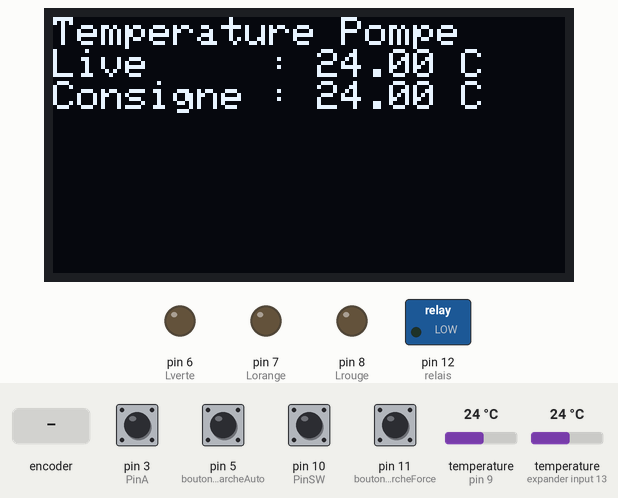
Recording of a sketch running on a simulated Arduino Nano, built with avr-gcc and run on an emulated ATmega328P. Parts: 128×64 one-colour display, switched loads named in the sketch (green lamp = pin HIGH), output pins drawn as LEDs (lit = HIGH). Inputs (shaded band) come from the test bench; at power-on: pin 3 (PinA), pin 5 (boutonMarcheAuto), pin 10 (PinSW), pin 11 (boutonMarcheForce) HIGH, temperature (sensors on pin 9, expander input 13) 24 °C. What the sketch prints to the serial monitor is not drawn.

Above: at 2.0 s.
2.1 s: temperature (sensor on pin 9) set to 25.3 °C
At 9.3 s:
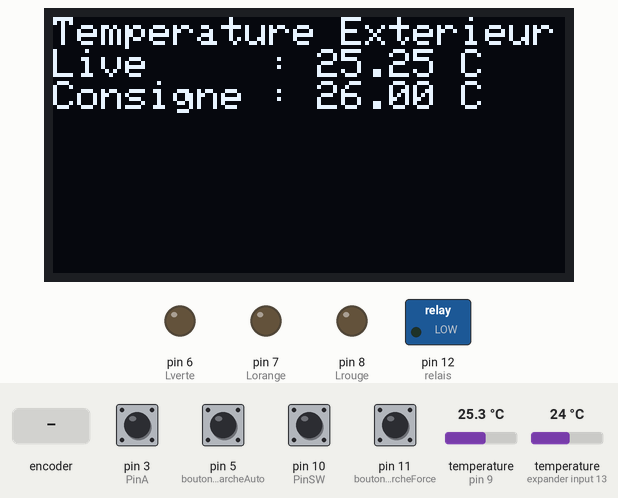
9.6 s: temperature (sensor on pin 9) set to 26.5 °C
At 12.7 s:
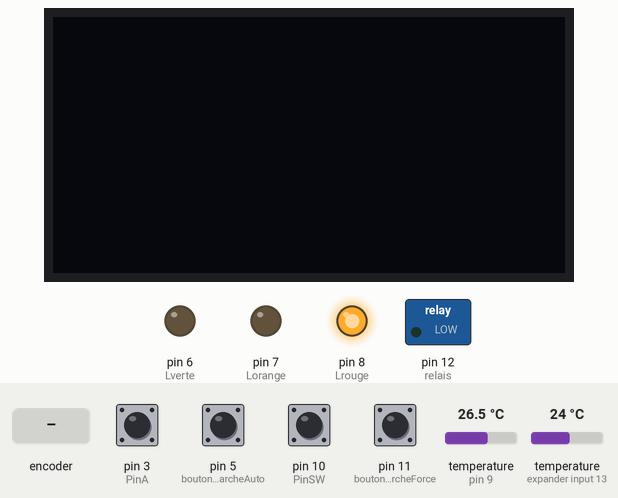
13.1 s: rotary encoder on pin 3 (PinA) / pin 4 (PinB) turned 1 step (first pin leading)
At 13.6 s:
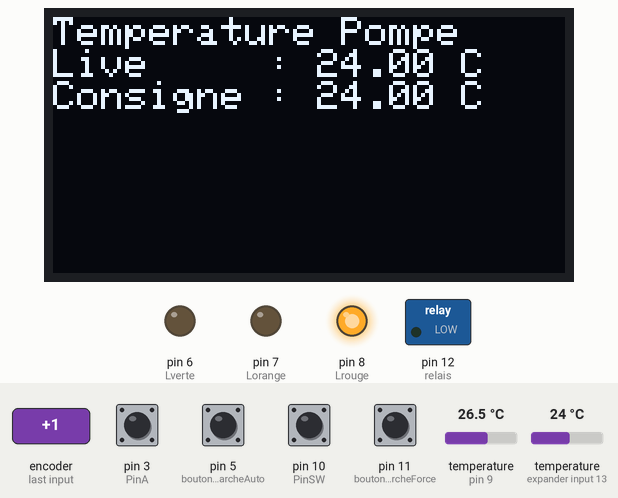
24.4 s: rotary encoder on pin 3 (PinA) / pin 4 (PinB) turned 3 steps (first pin leading)
At 26.1 s:
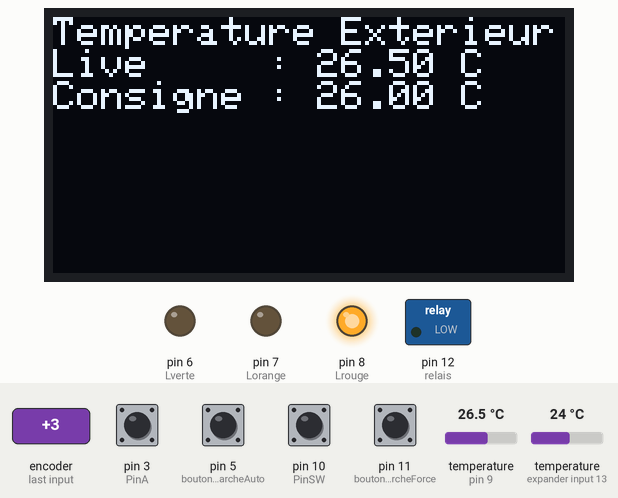
36.1 s: pin 5 (boutonMarcheAuto) pulled LOW for 0.15 s
At 37.4 s:
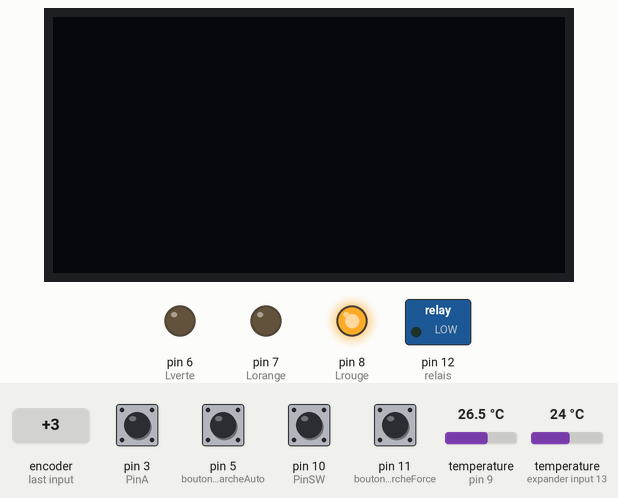
37.7 s: temperature (sensor on expander input 13) set to 24.7 °C
At 41.8 s:
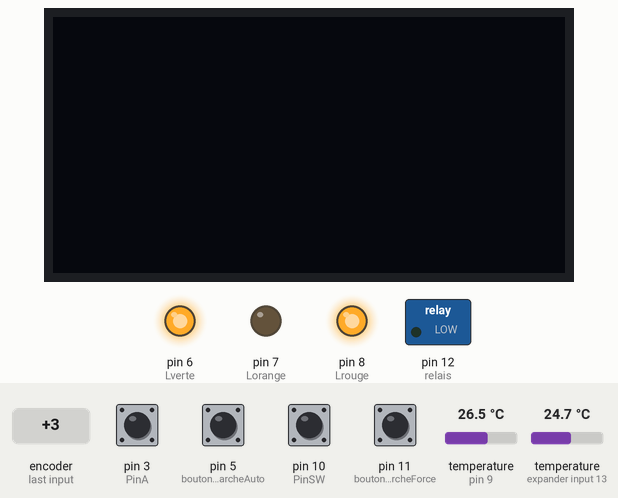
Timing chart, 0 to 43.2 s (numbered marks = the images above; inputs shaded):
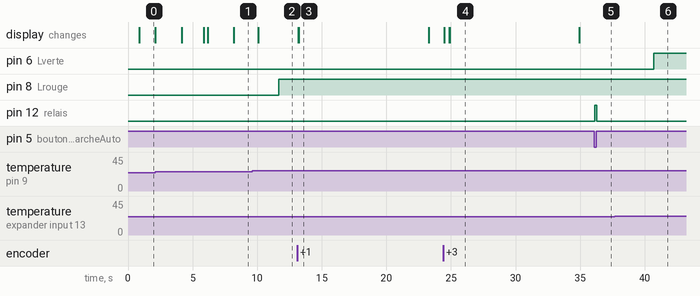

The sketch:

PrisePompeChaleur.ino
```cpp
/***********************************************************************************************

  Pilotage d'une prise pour pompe chauffe haut piscine de type ROOS Solor Control PROFI
       Remplacement de l'electronique par un Arduino Nano

Version : 0.1
Date : 20190601

************************************************************************************************
*/
/*LIBRAIRIE OneWire
https://github.com/PaulStoffregen/OneWire.git

LIBRAIRIE DallasTemperature
https://github.com/milesburton/Arduino-Temperature-Control-Library

Librairie Adafruit
#include <Adafruit_GFX.h>
#include <Adafruit_SSD1306.h>


CONNEXIONS 1wire
fil rouge    +5V
fil noir     GND
fil jaune    données OneWire
Résistance pull-up de 4.7 kΩ entre le signal (fil jaune) et +5V (fil rouge)
Sonde Temperature en mode parasite pour garder le cable 2fils d'origine de la prise

Connexion Ecran OLED I2C
SCL ==> A4
SDA ==> A5


Interrupteur On - Off - On
 1 broche sur D11
 1 broche sur D05
 1 masse


MICROCONTRÔLEUR
Clone Arduino Nano

REMARQUES
- Le protocole OneWire est lent, il faut environ 780 ms pour une lecture.
- Le capteur DS18B20 n’est pas très réactif, il faut environ 5 min
  pour qu’il se stabilise.

*/

float Version = 0.1;

//1wire
#include <OneWire.h>
#include <DallasTemperature.h>
//OLED
#include <SPI.h>
#include <Wire.h>
#include <Adafruit_GFX.h>
#include <Adafruit_SSD1306.h>

// Le fil des données est connectés à la broche 2 (D2)
#define ONE_WIRE_BUS 9

// Initialisation d’une instance pour communiquer avec le protocole OneWire
OneWire oneWire( ONE_WIRE_BUS );

// Initialise DallasTemperature avec la référence à OneWire.
DallasTemperature sensors( &oneWire );

//Initialisation relais signal sur le pin 12
int relais  = 12;

//Initialisation LEDs
const int Lrouge = 8;  // D8 Indication Temperature Exterieur (Te) consigne atteint ou pas
const int Lorange = 7; // D7 indication si process en mode forcé activé ou pas (par interrupteur ou logiciel)
const int Lverte = 6;  // D6 Indication Temperature Pompe (Tp) consigne atteint ou pas

//Initialisation Bouton On/Off/On
const int boutonMarcheForce = 11;
const int boutonMarcheAuto = 5;


//Initialisation OLED
#define OLED_RESET 4
Adafruit_SSD1306 display(OLED_RESET);

//Init Selecteur
//Encoder rotatif Pin definition Attention D3 est necessaire pour l'intteruption
const int PinA = 3;  // Used for generating interrupts using CLK signal
const int PinB = 4;  //Used for reading DT signal
const int PinSW = 10;  // Used for the push button switch

// Updated by the ISR (Interrupt Service Routine)
volatile int virtualPosition = 1000;
volatile int lastPosition = 1000;


//Initialisation des temps de consigne
float Tec = 26; //Temperature externe minimum pour chauffer la piscine
float Tecm = 30; //Temperature externe maximum pour chauffer le piscine (a utilisé avec la température de la piscine ==> Non present)
float Tpc = 24; // Temperature minimume a envoyer dans la piscine

//Definir une hysteresis
int hysteresis = 1;

// Variable diverse
bool bTec = false; // Consigne Temp externe validée : True/False
bool bTpc = false; // Consigne Temp Pompre validée : True/False
bool bDemo = true; // Activer le defilement des informations à l'écran

float Te; // Variable pour recuperer temperature Exterieur
float Tp; // Variable pour recuperer temperature Pompe
float TePrev; // Variable pour stocker la dernière valeur
float TpPrev; // Variable pour stocker la dernière valeur

int Screen =1; // Variable pour identifer les screens ==> A voir pour merger avec Menu ?
int posMenu = 1; // Variable pour identifier les menus
int Mode ; //Variable poour savoir sur quel mode la prise est configuré (via interrupteur On-Off-On

#define timeswitchScreen 2000  //Change Screen after x milliseconde  en auto
#define timeswitchOffScreen 10000  //SwitchOff Screen after x milliseconde  en auto
#define timeGetTemp 5000  //Prendre temperature toute les X milliseconde
#define timeBetweenStartPompe 1800 //En seconde ici, a en tenir compte dans le reste du programme

#define NBSCREEN 3  //Nombre d'écran
#define NumberMenu 3 // Nombre de Menu 1er niveau


unsigned long  currentTime;
unsigned long  StarTimeScreen = 0;
unsigned long  TimeScreen = 0;
unsigned long  StarTimeONScreen = 0;
unsigned long LastTimeGetTemp = 0;
//unsigned long lastmillis = 0;


char* myStrings[]={"Pompe Consigne", "Exterieur Consigne", "Temperature Pompe","Temperature Exterieur"};


// ------------------------------------------------------------------
// INTERRUPT     INTERRUPT     INTERRUPT     INTERRUPT     INTERRUPT
// ------------------------------------------------------------------
void isr ()  {
  static unsigned long lastInterruptTime = 0;
  unsigned long interruptTime = millis();

  // If interrupts come faster than 5ms, assume it's a bounce and ignore
  if (interruptTime - lastInterruptTime > 5) {
    if (digitalRead(PinB) == LOW)
    {
      virtualPosition-- ; // Could be -5 or -10
    }
    else {
      virtualPosition++ ; // Could be +5 or +10
    }

    // Restrict value from 0 to +2000
    virtualPosition = min(2000, max(0, virtualPosition));

    // Keep track of when we were here last (no more than every 5ms)
    lastInterruptTime = interruptTime;
  }
}


//*************************************************************************************************
void setup() {
  Serial.begin( 115200 );
  Serial.print( "Demo prise pompe version : " );
  Serial.println(Version);

  // Démarre le processus de lecture.
  // IC Default 9 bit. If you have troubles consider upping it 12.
  // Ups the delay giving the IC more time to process the temperature
  // measurement
  sensors.begin();

  //Config du RelaisP
  digitalWrite(relais, OUTPUT); // module relais .signal sur la broche 12

 //Config LEDs
  pinMode(Lrouge, OUTPUT); //Lrouge est une broche de sortie
  pinMode(Lorange, OUTPUT); //Lorange est une broche de sortie
  pinMode(Lverte, OUTPUT); //Lverte est une broche de sortie

    // by default, we'll generate the high voltage from the 3.3v line internally! (neat!)
  //Utiliser le scanner I2C pour trouver le port série sur lequel se trouve votre écran
  display.begin(SSD1306_SWITCHCAPVCC, 0x3C);  // initialize with the I2C addr 0x3D (for the 128x64)
  // init done
  display.clearDisplay();   // clears the screen and buffer   // Efface l'écran

  StarTimeScreen = millis(); //Variable to change screen after x Seconde
  LastTimeGetTemp = millis();
  StarTimeONScreen=millis(); // Variable pour detecter quand l'écran a été allumé


 // Rotary pulses are INPUTs
  pinMode(PinA, INPUT_PULLUP);
  pinMode(PinB, INPUT_PULLUP);
  // Switch is floating so use the in-built PULLUP so we don't need a resistor
  pinMode(PinSW, INPUT_PULLUP);
  // Attach the routine to service the interrupts
  attachInterrupt(digitalPinToInterrupt(PinA), isr, LOW);

 //Config Interrupteur
  pinMode(boutonMarcheForce, INPUT_PULLUP);
  pinMode(boutonMarcheAuto, INPUT_PULLUP);


  GetTemperature(); //1er initialisation des temperatures

}

void loop() {
pinMode(relais, OUTPUT);
//Recupération des températures toutes les "timeGetTemp" seconde
if ( millis() -  LastTimeGetTemp > timeGetTemp ){
  GetTemperature();
  LastTimeGetTemp = millis ();
  }


//Clean ecran et fix variable pour ne plus afficher les menu, apres "timeswitchOffScreen" secondes
if (millis() - StarTimeONScreen > timeswitchOffScreen){
  SwitchOffScreen();
}


//Check état interrupteur
GetInterrupteur();


  // Allumer les led verte et rouge en fonction des températures de concigne et de température des sondes, en tenant compte d'une hyteresis de 1°)

//Led Rouge (Temp Externe Te)
 if ( Te >= Tec){
  digitalWrite(Lrouge, HIGH);
  bTec=true;
 }
 if (Te < Tec-hysteresis) {
  digitalWrite(Lrouge, LOW);
  bTec=false;
 }


//Led Verte (Temp Pompe Tp)
 if ( Tp > Tpc){
  digitalWrite(Lverte, HIGH);
  bTpc=true;
 }
 if (Tp<Tpc-hysteresis) {
  digitalWrite(Lverte, LOW);
  bTpc=false;
 }


  //Recuperer le mode de fonctionnement
  //==> To do avec interrupteur et consigne autre ?
  // Mode = 0 Off
  // Mode= 1 Auto
  // Mode = 2 Forcé
  //Condition pour connaitre le mode de fonctionnement
  switch (Mode) {
    case 0 : //Mode OFF
      Pompe(false);
      digitalWrite(Lorange, LOW); // LED Orange OFF
      break;
    case 1 : //Mode Auto, appel fonction gestion pompe
      if (bTec == true){
        Pompe(true);
      }
      else {
        Pompe(false);
      }
    break;
    case 2: //Mode forcé, on allume le relais ==> Prevoir un delais de xx Minute ou heure
      Pompe(true);
      //digitalWrite(relais,HIGH);
      digitalWrite(Lorange, HIGH); //allumer LED Orange pour indiquer mode forcé
     break;
    default : // Si aucun cas, on éteint la pompe
      Pompe(false);
    break;

  }

  navigation() ; // Verification du mouvement du selecteur afin de naviguer
  if (bDemo == true ){ //Lance le defilement des informations
    Demo();
  }
  else { // Passage dans menu config
    Menu();
  }

}


//**************************************** END LOOP *******************************************************


void Demo(){ // demo pour affichier en bloucle les informations
  currentTime = millis();
  if ( millis() -  StarTimeScreen > timeswitchScreen ){
    Screen=Screen+1 ;
    if (Screen > NBSCREEN )
    {
      Screen = 1;
    }
    StarTimeScreen = millis();
    Serial.print("Screen number :");
    Serial.println (Screen);
  }

  switch (Screen) {
    case 1:
      DisplayTemp(Tp,Tpc,2);
    break;
    case 2:
       DisplayTemp(Te,Tec,3);
    break;
    case 3 :
      DisplayRecap();
  }
}


void GetTemperature(){
    // Requête de toutes les températures disponibles sur le bus
  sensors.requestTemperatures();
  // On ne garde que les deux première température (index = 0 et 1)
  // Requete de lecture des 2 sondes 1wire
  Te = sensors.getTempCByIndex( 0 ); //Temperature Externe
  Tp = sensors.getTempCByIndex( 1 ); //Temperature Pompe

//  //Check bug avec Intteruption lorsque que le selecteur est actionné. Ca fausee le relevé de température. Dans ce cas, on detecte la valeur > 85 au -127 et on remplace la valeur par la valeur precedente
  if (Te >=85 or Te < -120 ) {
    Te=TePrev;
    Serial.println("Bug Temp Te");
  }
  if (Tp >= 84 or Te < -120) {
    Tp=TpPrev;
    Serial.println("Bug Temp Tp");
  }
  TpPrev=Tp;
  TePrev=Te;

  // Afficher pour debbug
  Serial.print( "T Externe= " );
  Serial.print( Te, 1 );
  Serial.print( " degC" );
   Serial.print( "  " );
  Serial.print( "T Externe Consigne  = " );
  Serial.print( Tec, 1 );
  Serial.print( " degC" );
  Serial.print( "  " );
  Serial.print( "T Pompe = " );
  Serial.print( Tp, 1 );
  Serial.print( " degC" );
  Serial.print( "  " );
  Serial.print( "T Pompe Consigne  = " );
  Serial.print( Tpc, 1 );
  Serial.println( " degC" );

}


void DisplayTemp(float Live, float Consigne, int message){
    // text display tests
    display.clearDisplay();
    display.setTextSize(1);
    display.setTextColor(WHITE);
    display.setCursor(0,0);
    display.println(myStrings[message]);
    //display.setTextColor(BLACK, WHITE); // 'inverted' text
    display.setTextSize(1);
    display.setTextColor(WHITE);
    display.print("Live     : ");
    display.print( Live );
    display.println(" C");
    display.print("Consigne : ");
    display.print( Consigne );
    display.println(" C");
    display.display();

}

void DisplayRecap (){ //Avoir un ecran global des temperature et etat de la prise
    display.clearDisplay();
    display.setTextSize(1);
    display.setTextColor(WHITE);
    display.setCursor(0,0);
    display.print("Bilan : ");
    display.setCursor(50,0);     //(X,Y : Y vers le bas X sur la droite)
    display.print("Prise ");
    display.println(GetPompeEtat());
    display.setCursor(0,8);
    display.print("T Pompe : ");
    display.setCursor(60,8);
    display.print(Tp);
    display.setCursor(0,16);
    display.print("T Externe : ");
    display.setCursor(60,16);
    display.print(Te);
    display.setCursor(0,24);
    display.print("Mode : ");
    display.setCursor(60,24);
    display.print(Mode);
    display.display();


}


void navigation() {
  if ( virtualPosition != lastPosition) {
    StarTimeONScreen = millis();
    if  (virtualPosition > lastPosition ) {  //menu suivant
      posMenu = (posMenu + 1 ) % NumberMenu ;
    } else if (virtualPosition < lastPosition ) { //menu precedent
      if (posMenu == 0) {
        posMenu = (NumberMenu);
      }
      posMenu = (posMenu - 1) % NumberMenu;
    }
    lastPosition = virtualPosition;
    Serial.print(F("Position menu : "));
    Serial.println(posMenu);
    bDemo=false; //Desactiver le mode defilement pour passer aux modifs de config

  }

}

void Menu(){

    switch (posMenu) {
    case 0:
      //DisplayTempPompe();
      DisplayTemp(Tp,Tpc,2);
      if ((!digitalRead(PinSW))) {
        lastPosition = virtualPosition;
        Tpc=PutConsigne(Tpc, 0);  //0 pour la pompe
       }

    break;
    case 1:
      //DisplayTempExterne();
      DisplayTemp(Te,Tec,3);
      if ((!digitalRead(PinSW))) {
        lastPosition = virtualPosition;
        Tec=PutConsigne(Tec, 1);  //0 pour la temp exterieur
       }
    break;

    case 2: //Affichage récap de la prise
      DisplayRecap();
    break;

    default :
     SwitchOffScreen();
    break;
  }

}

float PutConsigne ( float Consigne, int sonde){
    bool exit_loop = false;
     while (!exit_loop) {
     display.clearDisplay(); //clean display
     display.setTextSize(1);
     display.setCursor(0,0);
     display.println(myStrings[sonde]);
     if (virtualPosition != lastPosition ) {
          if  (virtualPosition < lastPosition ) {  //Augmente la temperature
            Consigne = Consigne+1 ;
          } else if (virtualPosition > lastPosition ) { //Baisse la temperature
            if (Consigne < 11) {
              Consigne = 10;
            }
            Consigne = Consigne -1;
          }
          lastPosition = virtualPosition;
       }
       display.setCursor(15,15);
       display.setTextSize(2);
       display.print(Consigne);
       display.display();
       if ((!digitalRead(PinSW))) { //Sortire de la boucle
        //delay(250);
        exit_loop = !exit_loop;
       }

      }
  StarTimeONScreen = millis(); //Remise à zero du decompte pour eteindre l'écran afin de revenir sur le menu visible
  return Consigne;
}

void SwitchOffScreen(){  //Eteindre l'écran
  display.clearDisplay();
  display.display();
  bDemo=false; //Désacrtiver le modre démo
  posMenu=99;  //force un menu fictif pour ne pas activer l'affichage
}


void Pompe(bool bconsigne){ //TRUE : Start //False : Stop ==> Pilotage du relais
  if (bconsigne == true){
    digitalWrite(relais,HIGH);
    Serial.println( "Start Pompe" );
  }
   if (bconsigne == false){
    digitalWrite(relais,LOW);
    Serial.println( "Stop Pompe" );
   }
}

String GetPompeEtat(){ // Lire l'état de la prise (pompe)
  String etat;
  if (digitalRead(relais) == HIGH ){
     Serial.println("Prise ON");
     etat="ON";
  }
  if (digitalRead(relais) == LOW ){
     Serial.println("Prise OFF");
     etat="OFF";
  }
  return etat;
}


void GetInterrupteur (){
    //Test gestion interrupteur
  // Mod = 0 Off
  // Mod = 1 Auto
  // Mod = 2 Forcé
//
//    if (digitalRead(boutonMarcheForce) == LOW) // Si la broche est LOW (ON activé), faire :
//    {
//      Serial.print ("Marche Forcé On  / ");
//    }
//    else // sinon, faire :
//    {
//      Serial.print ("Marche Forcé Off / ");
//    }
//    if (digitalRead(boutonMarcheAuto) == LOW) // Si la broche est LOW, (On Activé) faire :
//    {
//      Serial.println ("Marche Auto On");
//    }
//    else // sinon, faire :
//    {
//      Serial.println ("Marche Auto Off");
//    }

    if (digitalRead(boutonMarcheForce) == HIGH and digitalRead(boutonMarcheAuto)==HIGH){
      Mode=0; //Tout est off
    }
    if (digitalRead(boutonMarcheForce) == HIGH and digitalRead(boutonMarcheAuto)==LOW){
      Mode=1; //On active la marche automatique
    }
    if (digitalRead(boutonMarcheForce) == LOW and digitalRead(boutonMarcheAuto)==HIGH){
      Mode=2; //On active la marche forcé ==> TO DO ajouter un timer ??
    }


}
```

Measured:
- the behaviour switches between 25.9 and 26 °C on temperature (sensor on pin 9) (found by bisection; images 1 and 2)
- the behaviour switches between 24 and 24.1 °C on temperature (sensor on expander input 13) (found by bisection; images 5 and 6)
- after the input at 2.1 s, the display: first differs from a run without the input after 3.8 s (image 1 shows a later state)
- after the input at 9.6 s, pin 8 (Lrouge): LOW → HIGH after 2.1 s
- after the input at 13.1 s, the display: first changes after 0.08 s (image 3 shows a later state)
- after the input at 24.4 s, the display: changes after 0.08 s (image 4)
- after the input at 36.1 s, pin 12 (relais): LOW → HIGH at once, → LOW 0.16 s later
- after the input at 37.7 s, pin 6 (Lverte): LOW → HIGH after 3.0 s
